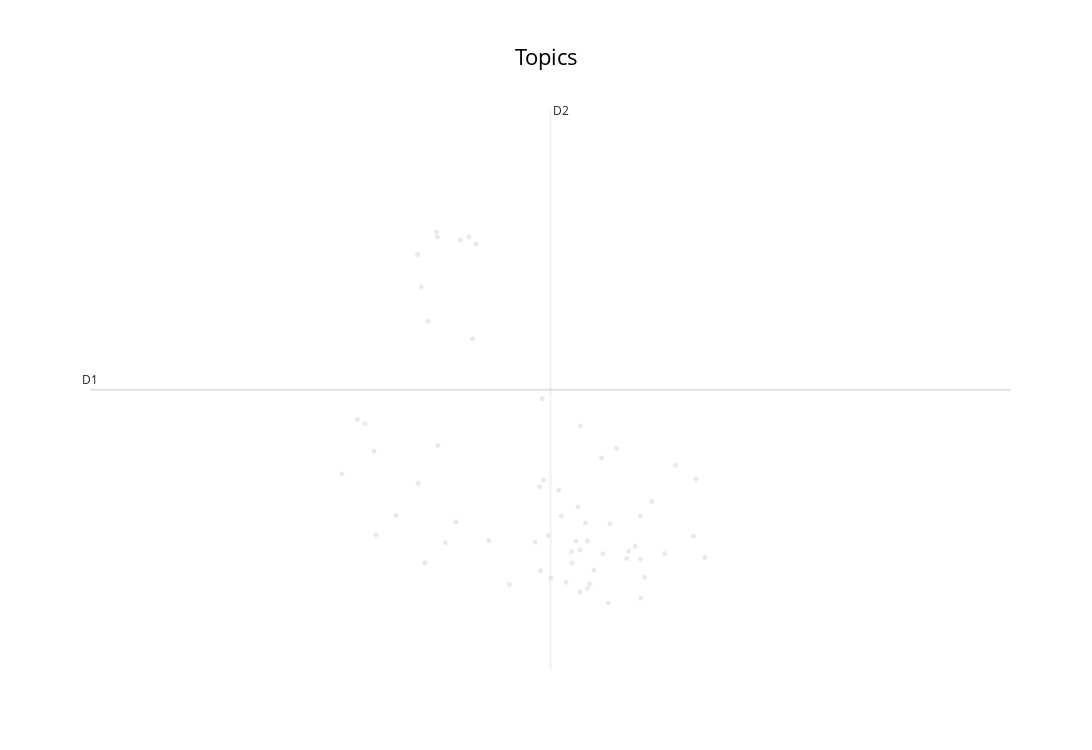

Source (notebook cell):
### Markdown cell above
### Without hyperparameter tuning

### Code cell
# Step 1 - Extract embeddings
embedding_model = SentenceTransformer("all-MiniLM-L6-v2")

# Step 2 - Reduce dimensionality
umap_model = UMAP(
    n_neighbors=15,
    n_components=5,
    min_dist=0.0,
    metric="cosine",
    low_memory=False,
    random_state=42,
)

# Step 3 - Cluster reduced embeddings
hdbscan_model = HDBSCAN(
    min_samples=5,
    min_cluster_size=15,
    metric="euclidean",  # manhattan
    cluster_selection_method="leaf",
    prediction_data=True,
)

# Step 4 - Tokenize topics
vectorizer_model = CountVectorizer(stop_words=combined_stop_words, ngram_range=(1, 1), max_df=1)

# Step 5 - Create topic representation
ctfidf_model = ClassTfidfTransformer(reduce_frequent_words=True) #to reduce the impact of frequent words

# Step 6 - (Optional) Fine-tune topic representations with
# a `bertopic.representation` model
representation_model = KeyBERTInspired()
# representation_model = MaximalMarginalRelevance(diversity=0.3)

# All steps together
topic_model = BERTopic(
    embedding_model=embedding_model,  # Step 1 - Extract embeddings
    umap_model=umap_model,  # Step 2 - Reduce dimensionality
    hdbscan_model=hdbscan_model,  # Step 3 - Cluster reduced embeddings
    vectorizer_model=vectorizer_model,  # Step 4 - Tokenize topics
    ctfidf_model=ctfidf_model,  # Step 5 - Extract topic words
    representation_model=representation_model,  # Step 6 - (Optional) Fine-tune topic represenations
    # nr_topics=15,  # default is none, will auto reduce topics using HDBSCAN
)

# ⭐ CHANGE THE NAME OF THE PARAM
topics, probs = topic_model.fit_transform(docs_diabetesHub)

result = topic_model.get_topic_info()
# ⭐ CHANGE THE NAME OF THE FILE
result.to_csv(r"bertopic program subpages\original\bertopic_programeSubPages_diabetesHub.csv")

top_topics = topic_model.get_topic_freq()["Topic"].tolist()
embeddings = topic_model.umap_model.embedding_
hover_data = [
    f"{title} - Topic {topic}"
    # ⭐ CHANGE THE NAME OF THE PARAM
    for title, topic in zip(doc_titles_diabetesHub, topics)
]
visualization = topic_model.visualize_documents(
    hover_data,
    reduced_embeddings=embeddings,
    topics=top_topics,
    title="Topics",
)
visualization.show()

### Figure 1 — Plotly figure (JSON) as saved in the notebook; plotly's stock layout.template omitted (floating-point values rounded to 4 significant figures)
{"data": [{"hoverinfo": "text", "hovertext": ["Insulin therapy | Diabetes Hub - Topic -1", "Physical activity | Diabetes Hub - Topic -1", "Diabetes Hub: Guide to Managing Diabetes - Topic -1", "Diabetes Hub: Guide to Managing Diabetes - Topic -1", "Diabetes Hub: Guide to Managing Diabetes - Topic -1", "Diabetes Hub: Guide to Managing Diabetes - Topic -1", "Travelling overseas | Diabetes Hub - Topic -1", "Treatment targets and monitoring | Diabetes Hub - Topic -1", "Types of diabetes | Diabetes Hub - Topic -1", "Avoid smoking and drinking | Diabetes Hub - Topic -1", "Sleeping well | Diabetes Hub - Topic -1", "Hypoglycaemia | Diabetes Hub - Topic -1", "Diabetes Hub: Guide to Managing Diabetes - Topic -1", "Download resources | Diabetes Hub - Topic -1", "Diabetes Hub: Guide to Managing Diabetes - Topic -1", "Dental care | Diabetes Hub - Topic -1", "Diabetes Hub: Guide to Managing Diabetes - Topic -1", "Diabetes Hub: Guide to Managing Diabetes - Topic -1", "How diabetes develops | Diabetes Hub - Topic -1", "Diabetes Hub: Guide to Managing Diabetes - Topic -1", "Diabetes Hub: Guide to Managing Diabetes - Topic -1", "Diabetes Hub: Guide to Managing Diabetes - Topic -1", "Practical tips and advice | Diabetes Hub - Topic -1", "Tips for those with Type 1 diabetes | Diabetes Hub - Topic -1", "If you have foot ulcers and lower limb pain | Diabetes Hub - Topic -1", "Diabetes Hub: Guide to Managing Diabetes - Topic -1", "Diabetes Hub: Guide to Managing Diabetes - Topic -1", "Stigma of diabetes | Diabetes Hub - Topic -1", "Diabetes and stress | Diabetes Hub - Topic -1", "Managing finances | Diabetes Hub - Topic -1", "Diabetes Hub: Guide to Managing Diabetes - Topic -1", "Diabetes Hub: Guide to Managing Diabetes - Topic -1", "Diabetes Hub: Guide to Managing Diabetes - Topic -1", "Hyperglycaemia | Diabetes Hub - Topic -1", "Care team resources | Diabetes Hub - Topic -1", "Traditional and Complementary Medicine | Diabetes Hub - Topic -1", "If you have coronary heart disease | Diabetes Hub - Topic -1", "Diabetes Hub: Guide to Managing Diabetes - Topic -1", "Diabetes Hub: Guide to Managing Diabetes - Topic -1", "Healthy eating | Diabetes Hub - Topic -1", "Caregiver stress and tips | Diabetes Hub - Topic -1", "Shop with care | Diabetes Hub - Topic -1", "Diabetes Hub: Guide to Managing Diabetes - Topic -1", "Supporting individuals with diabetes | Diabetes Hub - Topic -1", "Diabetes Hub: Guide to Managing Diabetes - Topic -1", "Diabetes Hub: Guide to Managing Diabetes - Topic -1", "Setting goals | Diabetes Hub - Topic -1", "Emotional well-being | Diabetes Hub - Topic -1", "Understanding carbohydrates | Diabetes Hub - Topic -1", "Managing stress | Diabetes Hub - Topic -1", "Diabetes Hub: Guide to Managing Diabetes - Topic -1", "Diabetes Hub: Guide to Managing Diabetes - Topic -1", "How to manage diabetes | Diabetes Hub - Topic -1", "Be Aware - What is diabetes - Topic -1", "Partners and acknowledgements | Diabetes Hub - Topic -1", "Self-monitoring of blood sugar | Diabetes Hub - Topic -1", "Medication | Diabetes Hub - Topic -1", "If you are obese | Diabetes Hub - Topic -1", "Monitoring blood sugar for exercise | Diabetes Hub - Topic -1", "Foot care | Diabetes Hub - Topic -1", "Diabetes Hub: Guide to Managing Diabetes - Topic -1", null], "marker": {"color": "#CFD8DC", "opacity": 0.5, "size": 5}, "mode": "markers+text", "name": "other", "showlegend": false, "type": "scattergl", "x": [10.64, 10.23, 10.26, 9.989, 10.17, 10.19, 10.51, 10.14, 10.44, 9.473, 9.365, 9.815, 10.08, 9.426, 10.85, 9.599, 9.006, 10.7, 10.53, 10.31, 9.705, 9.554, 10.51, 10.51, 10.22, 10.09, 9.345, 9.329, 9.104, 10.3, 10.18, 10.02, 10.38, 9.98, 9.327, 10.81, 9.951, 9.432, 9.995, 10.24, 9.094, 10.15, 9.046, 9.433, 10.19, 10.23, 9.53, 9.211, 10.34, 8.923, 9.382, 10.35, 10.48, 9.636, 10.57, 10.12, 10.79, 10.04, 10.45, 10.19, 9.619, 9.975], "y": [5.279, 5.414, 5.098, 6.948, 5.412, 5.316, 5.686, 5.297, 5.226, 5.396, 5.176, 4.943, 5.96, 8.744, 5.236, 8.689, 6.724, 6.23, 5.022, 5.277, 5.417, 8.659, 5.22, 4.798, 5.608, 5.684, 8.154, 6.035, 5.48, 6.306, 5.781, 5.472, 6.413, 5.093, 8.503, 6.083, 5.4, 8.692, 6.07, 4.949, 6.383, 5.176, 6.677, 6.444, 4.864, 4.901, 5.615, 5.69, 4.745, 6.134, 7.783, 5.599, 5.355, 8.614, 5.84, 4.968, 5.466, 5.011, 5.302, 6.654, 7.593, 5.995]}], "layout": {"annotations": [{"showarrow": false, "text": "D1", "x": 7.585, "y": 7.044, "yshift": 10}, {"showarrow": false, "text": "D2", "x": 10.03, "xshift": 10, "y": 10.06}], "height": 750, "shapes": [{"line": {"color": "#CFD8DC", "width": 2}, "type": "line", "x0": 10.03, "x1": 10.03, "y0": 4.033, "y1": 10.06}, {"line": {"color": "#9E9E9E", "width": 2}, "type": "line", "x0": 7.585, "x1": 12.48, "y0": 7.044, "y1": 7.044}], "title": {"font": {"color": "Black", "size": 22}, "text": "Topics", "x": 0.5, "xanchor": "center", "yanchor": "top"}, "width": 1200, "xaxis": {"visible": false}, "yaxis": {"visible": false}}}
